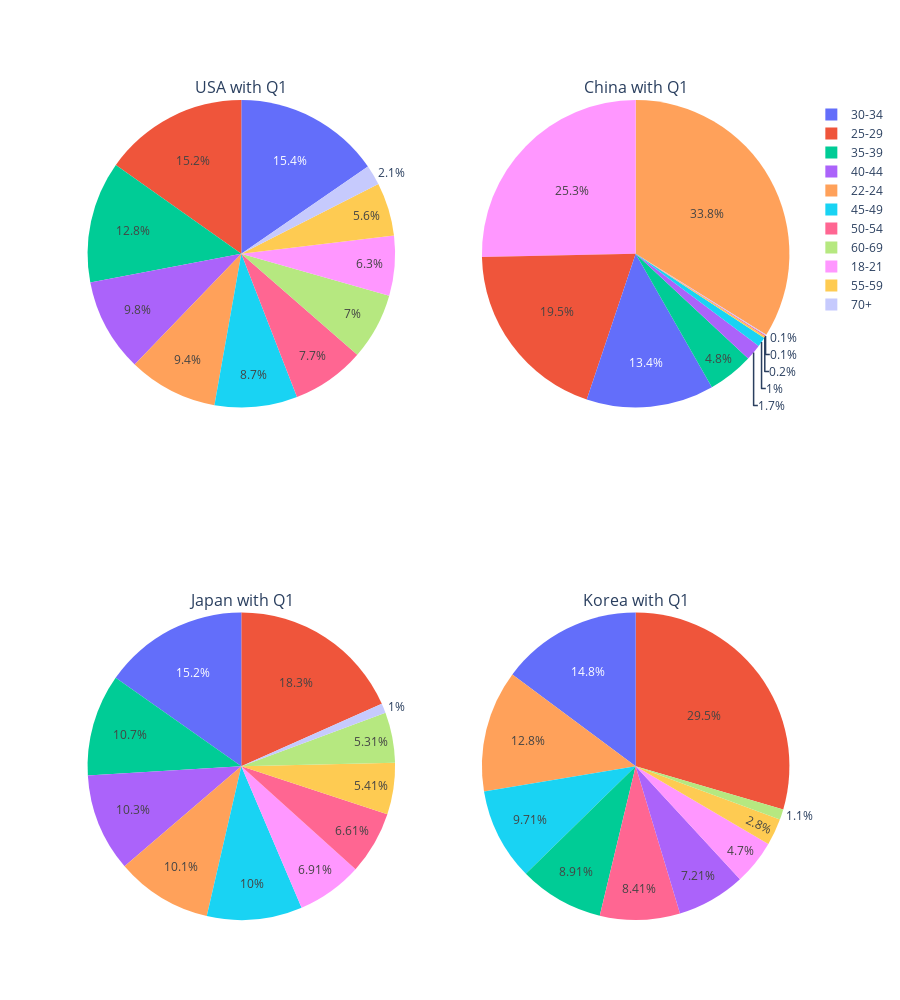

The code cell stored with this chart in its notebook:
### Code cell
fig = make_subplots(rows=2, cols=2, subplot_titles=("USA with Q1", "China with Q1", "Japan with Q1", "Korea with Q1"), column_widths = [2, 2],
                    specs=[[{'type':'domain'}, {'type':'domain'}],
                          [{'type':'domain'}, {'type':'domain'}]])

fig.add_trace(go.Pie(labels = usa_df['Q1'], 
                     values = usa_df['%'], 
                     ),  row = 1, col = 1)

fig.add_trace(go.Pie(labels = china_df['Q1'], 
                     values = china_df['%'], 
                      ), row = 1, col = 2)

fig.add_trace(go.Pie(labels = japan_df['Q1'], 
                     values = japan_df['%'], 
                    ),  row = 2, col = 1)

fig.add_trace(go.Pie(labels = korea_df['Q1'], 
                     values = korea_df['%'], 
                     ), row = 2, col = 2)
fig.update_layout(height = 1000,
                  showlegend=True,
                 template = "plotly_white")

fig.show()

### Figure 1 — Plotly figure (JSON) as saved in the notebook; plotly's stock layout.template omitted (floating-point values rounded to 4 significant figures)
{"data": [{"values": [6.3, 9.4, 15.2, 15.4, 12.8, 9.8, 8.7, 7.7, 5.6, 7, 2.1], "domain": {"y": [0.625, 1], "x": [0, 0.45]}, "labels": ["18-21", "22-24", "25-29", "30-34", "35-39", "40-44", "45-49", "50-54", "55-59", "60-69", "70+"], "type": "pie"}, {"values": [25.3, 33.8, 19.5, 13.4, 4.8, 1.7, 1, 0.1, 0.2, 0.1], "domain": {"y": [0.625, 1], "x": [0.55, 1]}, "labels": ["18-21", "22-24", "25-29", "30-34", "35-39", "40-44", "45-49", "50-54", "55-59", "70+"], "type": "pie"}, {"values": [6.9, 10.1, 18.3, 15.2, 10.7, 10.3, 10, 6.6, 5.4, 5.3, 1], "domain": {"y": [0, 0.375], "x": [0, 0.45]}, "labels": ["18-21", "22-24", "25-29", "30-34", "35-39", "40-44", "45-49", "50-54", "55-59", "60-69", "70+"], "type": "pie"}, {"values": [4.7, 12.8, 29.5, 14.8, 8.9, 7.2, 9.7, 8.4, 2.8, 1.1], "domain": {"y": [0, 0.375], "x": [0.55, 1]}, "labels": ["18-21", "22-24", "25-29", "30-34", "35-39", "40-44", "45-49", "50-54", "55-59", "60-69"], "type": "pie"}], "layout": {"showlegend": true, "annotations": [{"yanchor": "bottom", "xref": "paper", "xanchor": "center", "yref": "paper", "text": "USA with Q1", "y": 1, "x": 0.225, "font": {"size": 16}, "showarrow": false}, {"yanchor": "bottom", "xref": "paper", "xanchor": "center", "yref": "paper", "text": "China with Q1", "y": 1, "x": 0.775, "font": {"size": 16}, "showarrow": false}, {"yanchor": "bottom", "xref": "paper", "xanchor": "center", "yref": "paper", "text": "Japan with Q1", "y": 0.375, "x": 0.225, "font": {"size": 16}, "showarrow": false}, {"yanchor": "bottom", "xref": "paper", "xanchor": "center", "yref": "paper", "text": "Korea with Q1", "y": 0.375, "x": 0.775, "font": {"size": 16}, "showarrow": false}], "height": 1000}}
